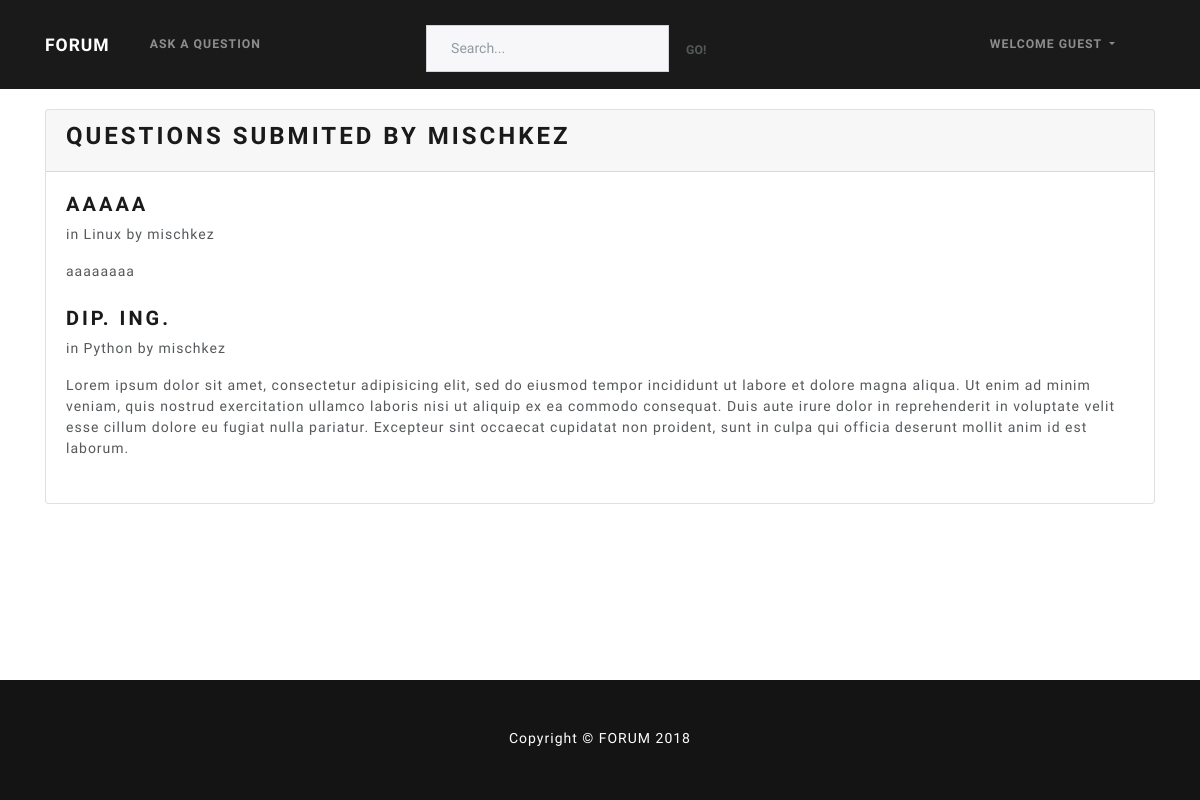
Page /profiles/mischkez on the committed database.
### accounts/models.py (models this page shows, shortened)
class Profile(models.Model):
    user = models.OneToOneField(User, on_delete=models.CASCADE)
    slug = models.SlugField(null=True, blank=True)
    bio = models.TextField(max_length=140, blank=True)
    avatar = models.ImageField(upload_to='avatars/', default='avatars/no-img.png')
    city = models.CharField(max_length=50, blank=True)
    state = models.CharField(max_length=50, blank=True)
    birthday = models.DateField(null=True, blank=True)
    joined = models.DateTimeField(auto_now_add=True)

### forum/models.py (models this page shows, shortened)
class Question(models.Model):
    category = models.ForeignKey(Category, on_delete=models.CASCADE, related_name='questions')
    owner = models.ForeignKey(User, on_delete=models.CASCADE, related_name='questions')
    title = models.CharField(max_length=150)
    slug = models.SlugField(max_length=150, unique=True, editable=False)
    content = models.TextField(blank=False)
    created_at = models.DateTimeField(auto_now_add=True)
    updated_at = models.DateTimeField(auto_now=True)
    def get_absolute_url(self):
        return reverse('question', kwargs={'slug': self.slug})
    class Meta:
        get_latest_by = "-pk"

class Category(models.Model):
    title = models.CharField(max_length=150)
    slug = models.SlugField(max_length=150, unique=True, editable=False)
    description = models.CharField(max_length=300)
    created_at = models.DateTimeField(auto_now_add=True)
    updated_at = models.DateTimeField(auto_now=True)
    def __str__(self):
        return self.title
    class Meta:
        verbose_name_plural = "Categories"

### accounts/views.py (the view)
# urls.py: path('profiles/<slug:slug>', ProfileDetailView.as_view(), name='profile'),
class ProfileDetailView(DetailView):
    model = Profile
    template_name = 'accounts/profile.html'

### templates/accounts/profile.html (shortened to what this page needs)
{% extends 'base.html' %}
{% block content %}
  <div class="card card-primary mb-3">
    <div class="card-header">
      <h3>Questions submited by {{ profile.user }}</h3>
    </div>
    <div class="card-body">
      {% for question in profile.user.questions.all %}
        <article class="mb-4">
          <a href="{{ question.get_absolute_url }}">
            <h4>{{ question.title }}</h4>
          </a>
          <p>in {{ question.category }} by {{ question.owner }}  </p>
          <div class="">
            {{ question.content }}
          </div>
        </article>
      {% endfor %}
    </div>
  </div>
{% endblock %}

### assets/css/custom.css (style rules this page uses)
html { height: 100%; box-sizing: border-box; }
body { position: relative; margin: 0; padding-bottom: 6rem; min-height: 100%; }
.card-primary { margin-top: 20px; }

### rows in the picture
Profile: user "MISCHKEZ"
Question: title "AAAAA", category "Linux", owner "mischkez", content "aaaaaaaa"
Question: title "DIP. ING.", category "Python", owner "mischkez", content "Lorem ipsum dolor sit amet, consectetur adipisicing elit, sed do eiusmod tempor incididunt ut labore et dolore magna aliqua. Ut enim ad minim veniam, quis nostrud exercitation ullamco laboris nisi ut aliquip ex ea commodo consequat. Duis aute irure dolor in reprehenderit in voluptate velit esse cillum dolore eu fugiat nulla pariatur. Excepteur sint occaecat cupidatat non proident, sunt in culpa qui officia deserunt mollit anim id est laborum."
